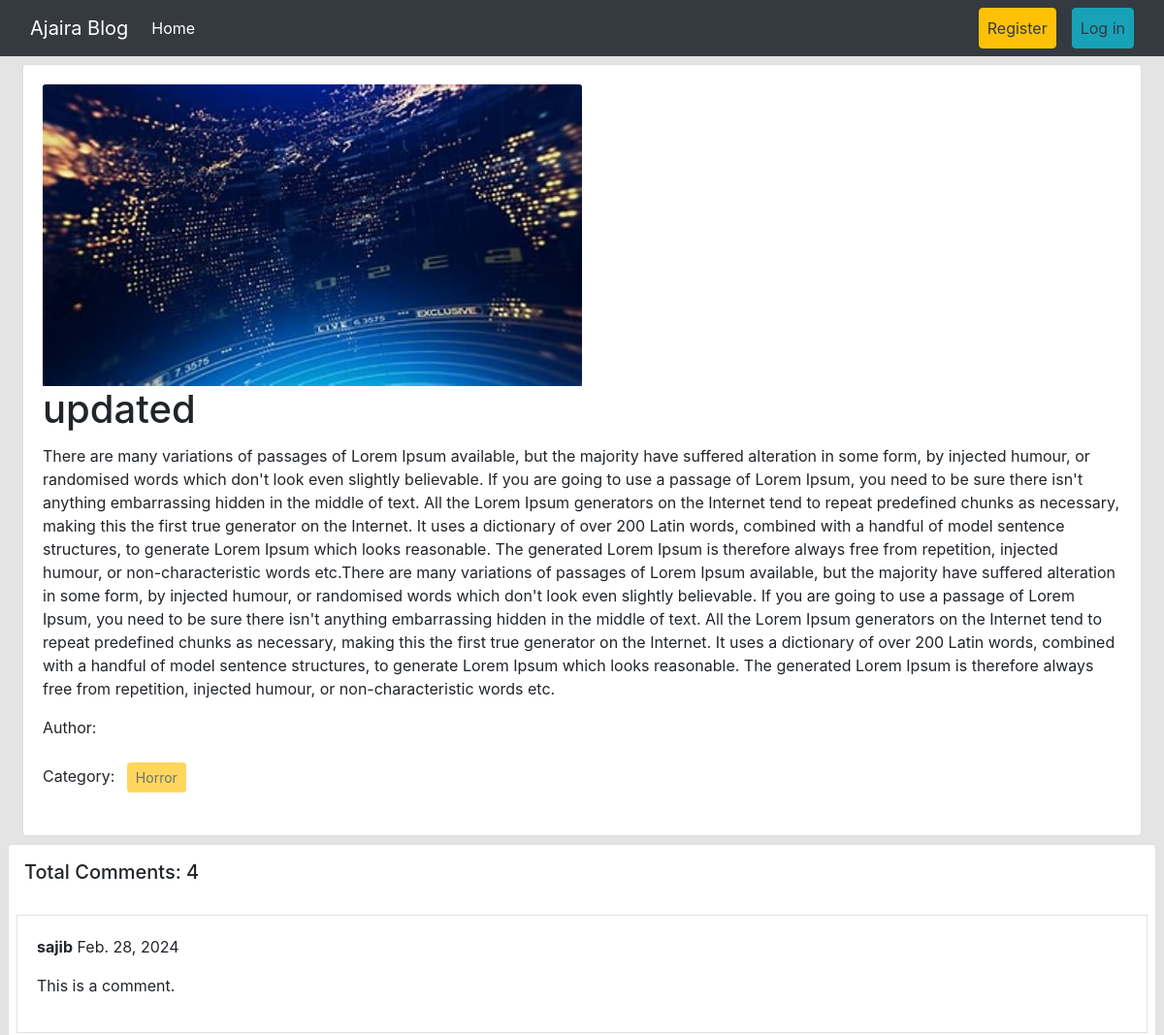
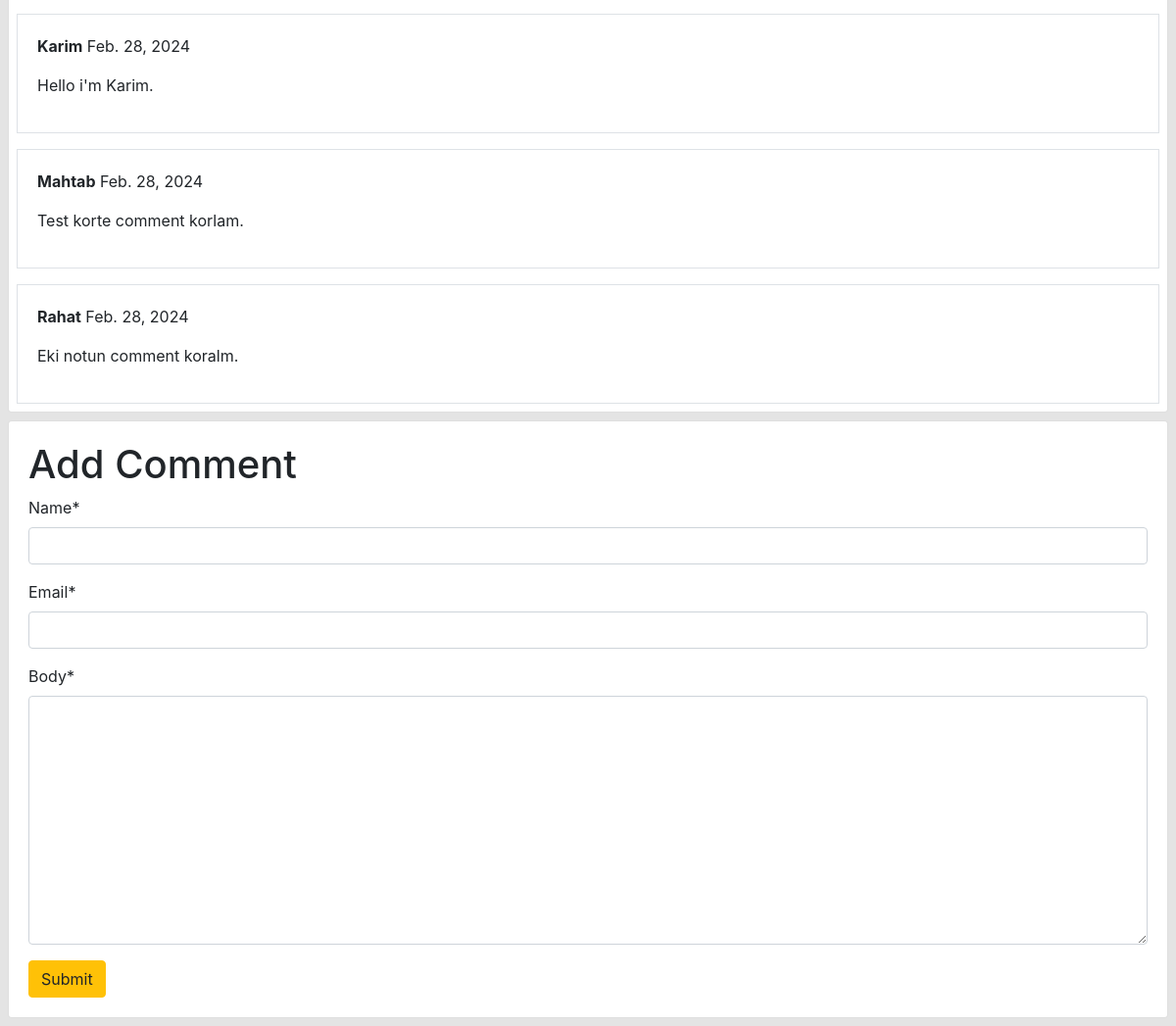
Page /post/details/1 on the committed database (2 pictures, top to bottom).
### posts/models.py (models this page shows, shortened)
class Post(models.Model):
    title= models.CharField(max_length= 50)
    content= models.TextField()
    category= models.ManyToManyField(Category)
    author= models.ForeignKey(User, on_delete= models.CASCADE) # Many to one relation a foreign key use kora hoy
    image= models.ImageField(upload_to='posts/media/uploads/', blank=True, null=True)

class Comment(models.Model):
    post= models.ForeignKey(Post, on_delete= models.CASCADE, related_name= 'comments')
    name= models.CharField(max_length= 30)
    email= models.EmailField()
    body= models.TextField()
    created_on= models.DateField(auto_now_add= True)

### categories/models.py (models this page shows, shortened)
class Category(models.Model):
    name= models.CharField(max_length= 100)
    slug= models.SlugField(max_length= 100, unique= True, null= True, blank= True)

### posts/views.py (the view, shortened to what this page needs)
# urls.py: path('details/<int:id>', views.DetailPostView.as_view(), name="detail_post")
class DetailPostView(DetailView):
    model= models.Post
    pk_url_kwarg= 'id'
    template_name= 'post_details.html'
    def get_context_data(self, **kwargs):
        context= super().get_context_data(**kwargs)
        post= self.object
        comments=post.comments.all()
        if self.request.method == 'POST':
            comment_form= forms.CommentForm(data=self.request.POST)
            if comment_form.is_valid():
                new_comment= comment_form.save(commit=False)
                new_comment.post= post
                new_comment.save()
        else:
            comment_form = forms.CommentForm()
        context['comments'] = comments
        context['comment_form'] = comment_form
        return context

### posts/forms.py
class CommentForm(forms.ModelForm):
    class Meta:
        model = Comment
        fields = ['name', 'email', 'body']

### posts/templates/post_details.html (shortened to what this page needs)
{% extends "base.html" %}
{% load crispy_forms_tags %}
{% block content %}
<div class="col-12">
  <div class="card m-2">
    <div class="card-body">
      <img src="{{post.image.url}}" class="card-img-top" alt="..." style="width:50%;">
      <h1 class="card-title">{{post.title}}</h1>
      <p class="card-text">{{post.content}}</p>
      <p>Author: {{post.author.first_name}} {{post.author.last_name}}</p>
      <p>
        Category: {% for cat in post.category.all %}
        <button class="btn btn-warning btn-sm m-2" disabled>
          {{cat.name}}
        </button>
        {% endfor %}
      </p>
    </div>
  </div>
</div>
<div class="card m-2">
    <h5 class="p-3">Total Comments: {{comments | length}}</h5>
    {% for comment in comments %}
    <div class="card-body border m-2">
            <p><b>{{comment.name}}</b> {{comment.created_on}}</p>
            <p>{{comment.body}}</p>
    </div>
    {% endfor %}
</div>
<div class="card m-2">
    <div class="card-body">
        <form method="post">
        <h1>Add Comment</h1>
        {{comment_form | crispy}}
        <button class="btn btn-warning">Submit</button>
    </div>
</div>
{% endblock %}

### rows in the picture
Post: image (picture), title "updated", content "There are many variations of passages of Lorem Ipsum available, but the majority have suffered alteration in some form, by injected humour, or randomised words which don't look even slightly believable. If you are going to use a passage of Lorem Ipsum, you need to be sure there isn't anything embarrassing hidden in the middle of text. All the Lorem Ipsum generators on the Internet tend to repeat predefined chunks as necessary, making this the first true generator on the Internet. It uses a dictionary of over 200 Latin words, combined with a handful of model sentence structures, to generate Lorem Ipsum which looks reasonable. The generated Lorem Ipsum is therefore always free from…"
Category: name "Horror"
Comment: name "sajib", created_on "Feb. 28, 2024", body "This is a comment."
Comment: name "Karim", created_on "Feb. 28, 2024", body "Hello i'm Karim."
Comment: name "Mahtab", created_on "Feb. 28, 2024", body "Test korte comment korlam."
Comment: name "Rahat", created_on "Feb. 28, 2024", body "Eki notun comment koralm."

### other values in the picture
{{ comments | length }} "4"
